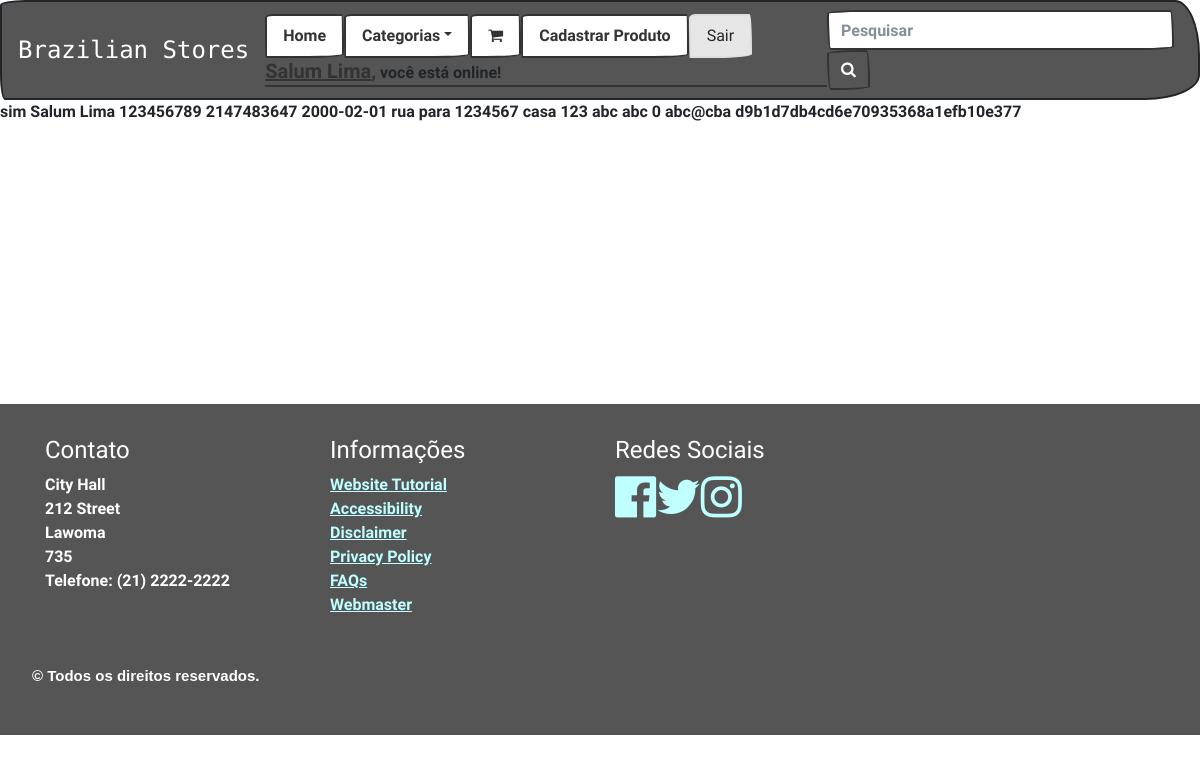
Screenshot of /perfil.php (signed in) with the database file from the repository.
### tables this page shows
CREATE TABLE `usuario` (
  `idusu` int(11) NOT NULL,
  `adm` varchar(3) NOT NULL,
  `nome` varchar(50) NOT NULL,
  `identidade` int(13) NOT NULL,
  `cpf` int(11) NOT NULL,
  `nascimento` date NOT NULL,
  `endereco` varchar(30) NOT NULL,
  `cep` int(7) NOT NULL,
  `complemento` varchar(11) NOT NULL,
  `numero` float NOT NULL,
  `bairro` varchar(30) NOT NULL,
  `cidade` varchar(20) NOT NULL,
  `estado` int(25) NOT NULL,
  `email` varchar(100) NOT NULL,
  `senha` varchar(100) NOT NULL
);

### perfil.php (the view, shortened to what this page needs)
<?php
		if(isset($_SESSION['adm'])){
		$adm = $_SESSION['adm'];
		}
	if(isset($_SESSION['email'])){
		$email = $_SESSION['email'];
		$nome = $_SESSION['nome'];
	}else{
		$email = $_COOKIE['email'];
		$nome = $_COOKIE['nome'];
	}
?>
<!doctype html>
<html lang="pt-br">
  <head>
    <link rel="stylesheet" href="css/projeto.css" />
    <link rel="stylesheet" href="https://maxcdn.bootstrapcdn.com/bootstrap/4.0.0/css/bootstrap.min.css">
    <link href="https://maxcdn.bootstrapcdn.com/bootswatch/4.0.0-beta.3/sketchy/bootstrap.min.css" rel="stylesheet">
    <link href="https://maxcdn.bootstrapcdn.com/font-awesome/4.7.0/css/font-awesome.min.css" rel="stylesheet">
  </head>
  <body>
    <nav class="navbar navbar-expand-lg navbar-dark bg-dark">
  <a class="navbar-brand" href="index.php" style="font-family: 'Monoton', cursive; font-size: 150%;">Brazilian Stores</a>
<ul class="nav nav-tabs mr-auto">
  <li class="nav-item">
    <a class="nav-link active" href="index.php">Home</a>
  </li>
  <li class="nav-item dropdown">
    <a class="nav-link dropdown-toggle active" data-toggle="dropdown" href="#" role="button" aria-haspopup="true" aria-expanded="false">Categorias</a>
      <li class="nav-item">
        <a class="nav-link active" href="carrinho.php"><i class="fa fa-shopping-cart "></i></a>
      </li>
  </li>
  		<?php
			if($adm == 'sim'){
			echo "
			<li>
				<div>
					<a class='nav-link active' href='cadprod.php'>Cadastrar Produto</a>
				</div>
			</li>
				 ";
			}
		?>
  <li class="nav-item">
    <div>
    <a class="nav-link active btn btn-light" href="sair.php">Sair</a>
    </div>
  </li>
  <li class="nav-item">
  	<div>
  		<?php echo "<a class='nomeusu' href='perfil.php' title='Perfil $nome'>$nome,</a> você está online!" ?>
  	</div>
  </li>
</ul>
    <form class="form-inline my-2 my-lg-0" method="post" action="pesquisa.php">
      <input class="form-control mr-sm-2" type="text" placeholder="Pesquisar" size="30" name="p" required="">
      <button class="btn btn-primary my-2 my-sm-0 bg-dark " type="submit"><i class="fa fa-search"></i></button>
    </form>
</nav>
  <div>
    <?php
      include "bd.php";
      $query = "select * from usuario where email = '$email' limit 1";
      $consulta = mysqli_query($con, $query);
      if($total = mysqli_fetch_assoc($consulta)){
      $adm = $total['adm'];
      $identidade = $total['identidade'];
      $cpf = $total['cpf'];
      $nascimento = $total['nascimento'];
      $endereco = $total['endereco'];
      $cep = $total['cep'];
      $complemento = $total['complemento'];
      $numero = $total['numero'];
      $bairro = $total['bairro'];
      $cidade = $total['cidade'];
      $estado = $total['estado'];
      $email = $total['email'];
      $senha = md5($total['senha']);
    }
      echo "$adm $nome $identidade $cpf $nascimento $endereco $cep $complemento $numero $bairro $cidade $estado $email $senha";
    ?>
  </div>
      <footer style="padding-top: 250px;">
      <div class="footer-middle bg-dark" style="margin-top: 30px;">
        <div class="container">
          <div class="row">
           <div class="col-md-3 col-sm-6">
            <div class="footer-pad">
             <h4>Contato</h4>
             <address>
               <ul class="list-unstyled">
                 <li>
                   City Hall<br>
                   212  Street<br>
                   Lawoma<br>
                   735<br>
                 </li>
                 <li>
                  Telefone: (21) 2222-2222
                </li>
              </ul>
            </address>
          </div>
        </div>
        <div class="col-md-3 col-sm-6">
          <div class="footer-pad">
            <h4>Informações</h4>
            <ul class="list-unstyled">
              <li><a href="#">Website Tutorial</a></li>
              <li><a href="#">Accessibility</a></li>
              <li><a href="#">Disclaimer</a></li>
              <li><a href="#">Privacy Policy</a></li>
              <li><a href="#">FAQs</a></li>
              <li><a href="#">Webmaster</a></li>
            </ul>
          </div>
        </div>
        <div class="col-md-3 col-sm-6">
          <div class="footer-pad">
            <h4>Redes Sociais</h4>
            <ul class="list-unstyled">
              <li><a href="https://www.facebook.com" target="_blank"> <i class="fa fa-facebook-official fa-3x" aria-hidden="true" style="float: left;"></i></a></li>
              <li><a href="https://twitter.com" target="_blank"><i class="fa fa-twitter fa-3x" aria-hidden="true" style="float: left;"></i></a></li>
              <li><a href="https://www.instagram.com/?hl=pt-br" target="_blank"><i class="fa fa-instagram fa-3x" aria-hidden="true"></i></a></li>
            </ul>
          </div>
        </div>
      </div>
    </div>
  </div>
  <div class="footer-bottom bg-dark">
    <div class="container">
      <div class="row">
        <div class="col-xs-12">
          <p class="text-xs-center">&copy; Todos os direitos reservados.</p>
        </div>
      </div>
    </div>
  </div>
  </footer>
  </body>
  </html>
  </body>
</html>

### css/projeto.css (style rules this page uses)
html { overflow-x:hidden; }
footer { color: white; height: 300px; width: 100% }
footer a { color: #bfffff; }
.footer-bottom { background: #3d6277; padding: 2em; }
.footer-middle { background: #3d6277; padding-top: 2em; color: white; }
p { font-size: 15px; font-family: sans-serif; }
.nomeusu { font-size: 125%; }

### rows the page displays
usuario: adm "sim", identidade "123456789", cpf "2147483647", nascimento "2000-02-01", endereco "rua para", cep "1234567", complemento "casa", numero "123", bairro "abc", cidade "abc", estado "0", email "abc@cba", senha "d9b1d7db4cd6e70935368a1efb10e377"

### other values shown
$nome "Salum Lima"
